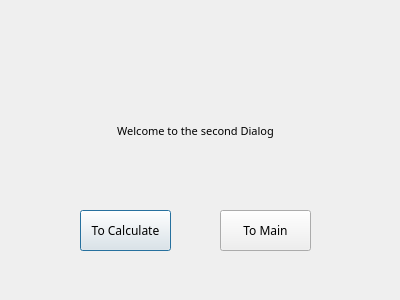
<?xml version="1.0" encoding="UTF-8"?>
<ui version="4.0">
 <class>secDialog</class>
 <widget class="QDialog" name="secDialog">
  <property name="geometry">
   <rect>
    <x>0</x>
    <y>0</y>
    <width>400</width>
    <height>300</height>
   </rect>
  </property>
  <property name="windowTitle">
   <string>Dialog</string>
  </property>
  <widget class="QLabel" name="label">
   <property name="geometry">
    <rect>
     <x>90</x>
     <y>110</y>
     <width>211</width>
     <height>41</height>
    </rect>
   </property>
   <property name="font">
    <font>
     <family>Agency FB</family>
     <pointsize>8</pointsize>
    </font>
   </property>
   <property name="text">
    <string>Welcome to the second Dialog</string>
   </property>
   <property name="alignment">
    <set>Qt::AlignCenter</set>
   </property>
  </widget>
  <widget class="QPushButton" name="pushButton">
   <property name="geometry">
    <rect>
     <x>80</x>
     <y>210</y>
     <width>91</width>
     <height>41</height>
    </rect>
   </property>
   <property name="font">
    <font>
     <family>Agency FB</family>
    </font>
   </property>
   <property name="text">
    <string>To Calculate</string>
   </property>
  </widget>
  <widget class="QPushButton" name="pushButton_2">
   <property name="geometry">
    <rect>
     <x>220</x>
     <y>210</y>
     <width>91</width>
     <height>41</height>
    </rect>
   </property>
   <property name="font">
    <font>
     <family>Agency FB</family>
    </font>
   </property>
   <property name="text">
    <string>To Main</string>
   </property>
  </widget>
 </widget>
 <resources/>
 <connections/>
</ui>
